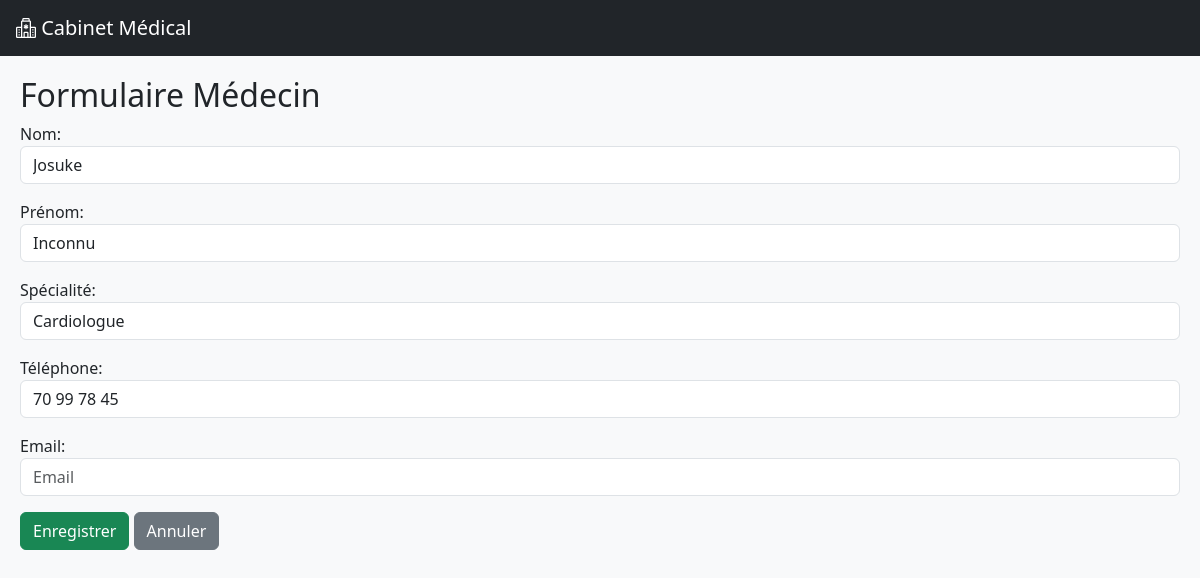
Screenshot of /medecins/1/modifier/ with the database file from the repository.
### medecins/models.py (models this page shows, shortened)
class Medecin(models.Model):
    nom = models.CharField(max_length=100)
    prenom = models.CharField(max_length=100, default="Inconnu")
    specialite = models.CharField(max_length=100)
    telephone = models.CharField(max_length=20)
    email = models.EmailField( blank=True, null=True)

### medecins/views.py (the view)
# urls.py: path('<int:pk>/modifier/', views.medecins_update, name='medecins_update'),
def medecins_update(request, pk):
    medecin = get_object_or_404(Medecin, pk=pk)
    if request.method == "POST":
        form = MedecinForm(request.POST, instance=medecin)
        if form.is_valid():
            form.save()
            return redirect('medecins_list')
    else:
        form = MedecinForm(instance=medecin)
    return render(request, 'medecins/medecins_form.html', {'form': form})

### medecins/forms.py
class MedecinForm(forms.ModelForm):
    class Meta:
        model = Medecin
        fields = ['nom', 'prenom', 'specialite', 'telephone', 'email']
        widgets = {
            'nom': forms.TextInput(attrs={'class': 'form-control', 'placeholder': 'Nom'}),
            'prenom': forms.TextInput(attrs={'class': 'form-control', 'placeholder': 'Prénom'}),
            'specialite': forms.TextInput(attrs={'class': 'form-control', 'placeholder': 'Spécialité'}),
            'telephone': forms.TextInput(attrs={'class': 'form-control', 'placeholder': 'Téléphone'}),
            'email': forms.EmailInput(attrs={'class': 'form-control', 'placeholder': 'Email'}),
        }
        labels = {
            'nom': 'Nom',
            'prenom': 'Prénom',
            'specialite': 'Spécialité',
            'telephone': 'Téléphone',
            'email': 'Email',
        }

### consultations/context_processors.py (called while the page is built)
def notifications_context(request):
    today = date.today()
    consultations_today = Consultation.objects.filter(date_consultation=today).count()
    rendezvous_today = RendezVous.objects.filter(date_rendezvous=today).count()
    notifications = []
    if consultations_today > 0:
        notifications.append(f"{consultations_today} consultations prévues aujourd’hui")
    if rendezvous_today > 0:
        notifications.append(f"{rendezvous_today} rendez-vous prévus aujourd’hui")
    return {
        "notifications": notifications,
        "notifications_count": len(notifications),
    }

### medecins/templates/medecins/medecins_form.html (shortened to what this page needs)
{% extends "base.html" %}
{% block content %}
<h2>Formulaire Médecin</h2>
<form method="post">
    <div class="mb-3">
        {{ form.nom.label_tag }}
        {{ form.nom }}
    </div>
    <div class="mb-3">
        {{ form.prenom.label_tag }}
        {{ form.prenom }}
    </div>
    <div class="mb-3">
        {{ form.specialite.label_tag }}
        {{ form.specialite }}
    </div>
    <div class="mb-3">
        {{ form.telephone.label_tag }}
        {{ form.telephone }}
    </div>
    <div class="mb-3">
        {{ form.email.label_tag }}
        {{ form.email }}
    </div>
    <button type="submit" class="btn btn-success">Enregistrer</button>
    <a href="{% url 'medecins_list' %}" class="btn btn-secondary">Annuler</a>
</form>
{% endblock %}

### templates/base.html (style rules this page uses)
body { min-height: 100vh; display: flex; flex-direction: column; }

### rows the page displays
Medecin: nom "Josuke", prenom "Inconnu", specialite "Cardiologue", telephone "70 99 78 45"
